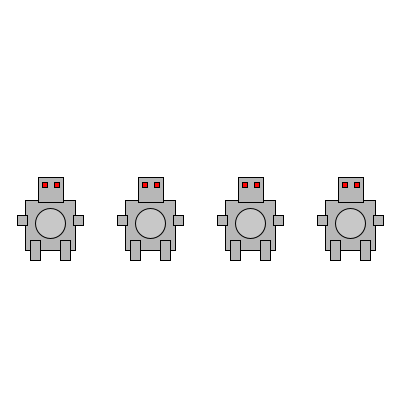
Frame 1 (no input)
Frame 60 (the mouse pressed at the canvas centre just before this capture): identical to frame 1, image omitted
Frame 120 (the mouse held since frame 60 and released just before this capture): identical to frame 1, image omitted

The Processing sketch that drew this single still picture (run headless with seeded random() and noise(); from frame 60 on, the mouse is pressed at the canvas centre):

// Processing sketch: processing_139055
// ── processing_139055.pde


float[] a;

void setup() {
  size(400, 400);
  stroke(50, 50, 250);
  fill(150, 150, 250);

  a = new float[8];
  int i = 0;
  while ( i <= 7 ) {
    a[i] = 200;
    i = i + 1;
  }
}


void draw() {
  background(255);
  int i = 0;
  while ( i <= 7 ) {

    //body
    fill(#B7B7B7);
    stroke (0);
    rect(i*50+25, a[i], 50, 50);
    //head
    rect(i*50+38, a[i]-23, 25, 25);
    //left eye
    fill(#FF0505);
    stroke (0);
    rect(i*50+42, a[i]-18, 5, 5);
    //right eye
    rect(i*50+54, a[i]-18, 5, 5);
    //right hand
    fill(#B7B7B7);
    stroke (0);
    rect(i*50+73, a[i]+15, 10, 10);
    //left hand
    rect(i*50+17, a[i]+15, 10, 10);
    //right foot
    rect(i*50+60, a[i]+40, 10, 20);
    //left foot
    rect(i*50+30, a[i]+40, 10, 20);
    //belly
    fill(a[i]);
    stroke (0);
    ellipse(i*50+50, a[i]+23, 30, 30);

    if ( mouseX > i*50 && mouseX < i*50+50 ) {
      a[i] = a[i] + random(-5, 5);
    }
    i = i + 2;
  }
}
